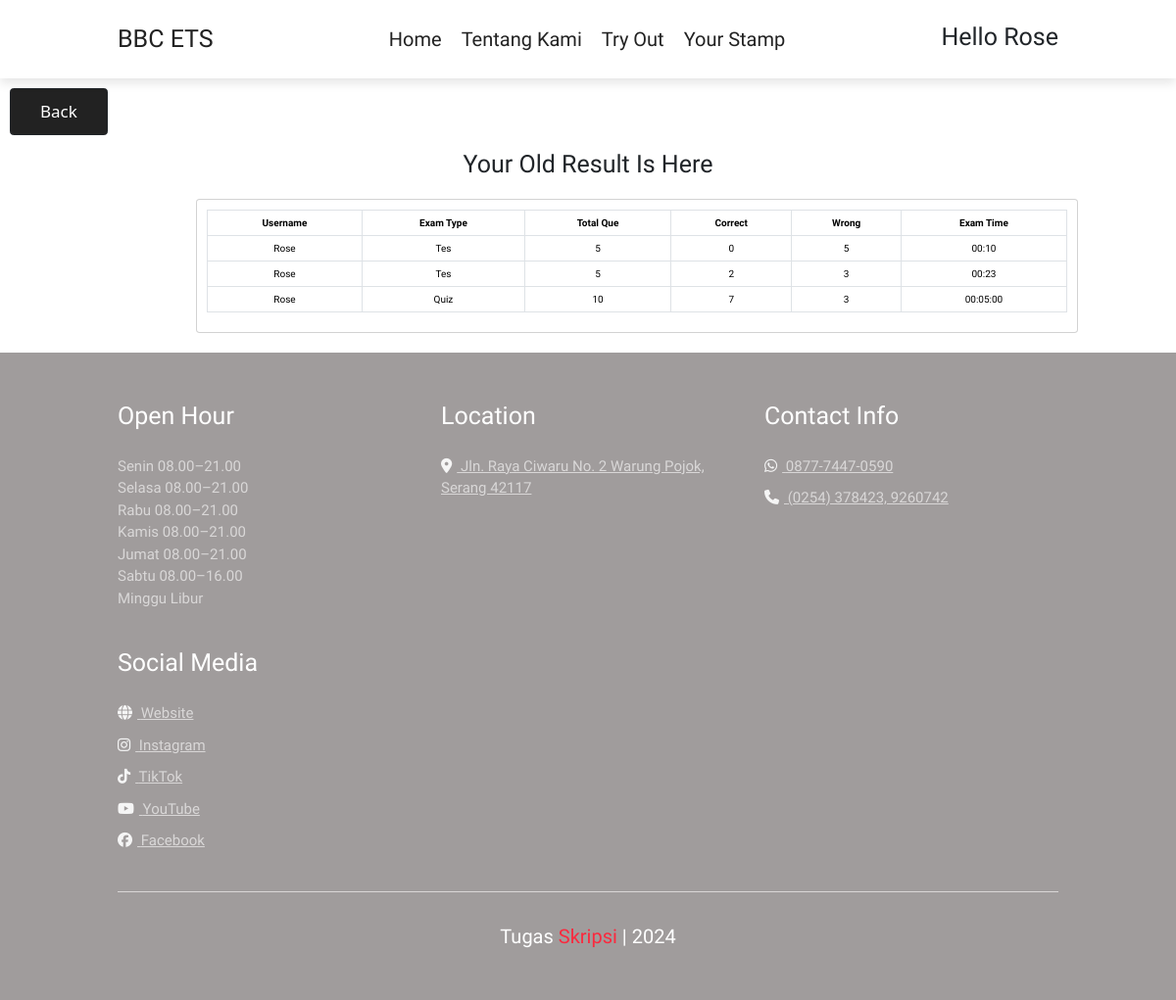
The page /results.php (signed in) on the database its author committed.
### tables this page shows
CREATE TABLE `hasil` (
  `id` int(11) NOT NULL,
  `username` varchar(100) NOT NULL,
  `tipe_exam` varchar(100) NOT NULL,
  `total_que` varchar(10) NOT NULL,
  `correct_answer` varchar(10) NOT NULL,
  `wrong_answer` varchar(10) NOT NULL,
  `exam_time` varchar(50) NOT NULL
);

### results.php (the view, shortened to what this page needs)
<?php
include "header2.php";
?>
<a class="btn btn-outline-dark" href="dashboard.php" style="margin-left: 10px; margin-bottom: 10px"> Back </a>
<div class="breadcrumbs" style="text-align:center">
    <div class="col-sm-12">
        <div class="page-header float-left">
            <div class="container my-2">
                <h1> Your Old Result Is Here </h1>
            </div>
        </div>
    </div>
</div>
<div class="content mt-3">
    <div class="animated fadeIn">
        <div class="row" style="padding: 10px 100px 20px 200px;">
            <div class="col-lg-12">
                <div class="card" >
                    <div class="card-body" >
<table class="table table-bordered text-center">
    <thead>
        <tr>
            <th scope="col">username</th>
            <th scope="col">exam type</th>
            <th scope="col">total que</th>
            <th scope="col">correct</th>
            <th scope="col">wrong</th>
            <th scope="col">exam time</th>
        </tr>
    </thead>
    <tbody>
        <?php
        $res=mysqli_query($link,"SELECT * FROM hasil WHERE username = '".$_SESSION["user_name"]."' ORDER BY id DESC");
        while($row=mysqli_fetch_array($res))
        {
        ?>
        <tr>
                <td><?php echo $row["username"]; ?></td>
                <td><?php echo $row["tipe_exam"]; ?></td>
                <td><?php echo $row["total_que"]; ?></td>
                <td><?php echo $row["correct_answer"]; ?></td>
                <td><?php echo $row["wrong_answer"]; ?></td>
                <td><?php echo $row["exam_time"]; ?></td>
        </tr>
        <?php
        }
        ?>
    </tbody>
</table>
                    </div>
                </div>
            </div>
        </div>
    </div>
</div>
<?php
include "footer.php";
?>
</body>
</html>

### style.css (style rules this page uses)
:root { --main-color:#fb293e; --black: #222; --white: #fff; --light-black: #777; --light-white: #fff9; --dark-bg:rgba(0,0,0,.7); --light-bg: #eee; --border:.1rem solid var(--black); --box-shadow:0 .5rem 1rem rgba(0,0,0,.1); --text-shadow:0 1.5rem 3rem rgba(0,0,0,.3); }
* { font-family: "Radio Canada Big", sans-serif; margin: 0; padding: 0; box-sizing: border-box; outline: none; border: none; text-decoration: none; text-transform: capitalize; }
html { font-size: 62.5%; overflow: scroll; }
.btn { display: inline-block; background: var(--black); margin-top: 1rem; color: var(--white); font-size: 1.7rem; padding: 1rem 3rem; cursor: pointer; }

### rows shown on the page
hasil: username "Rose", tipe_exam "Tes", total_que "5", correct_answer "0", wrong_answer "5", exam_time "00:10"
hasil: username "Rose", tipe_exam "Tes", total_que "5", correct_answer "2", wrong_answer "3", exam_time "00:23"
hasil: username "Rose", tipe_exam "Quiz", total_que "10", correct_answer "7", wrong_answer "3", exam_time "00:05:00"

### other values the page prints
$_SESSION['user_name'] "Rose"
